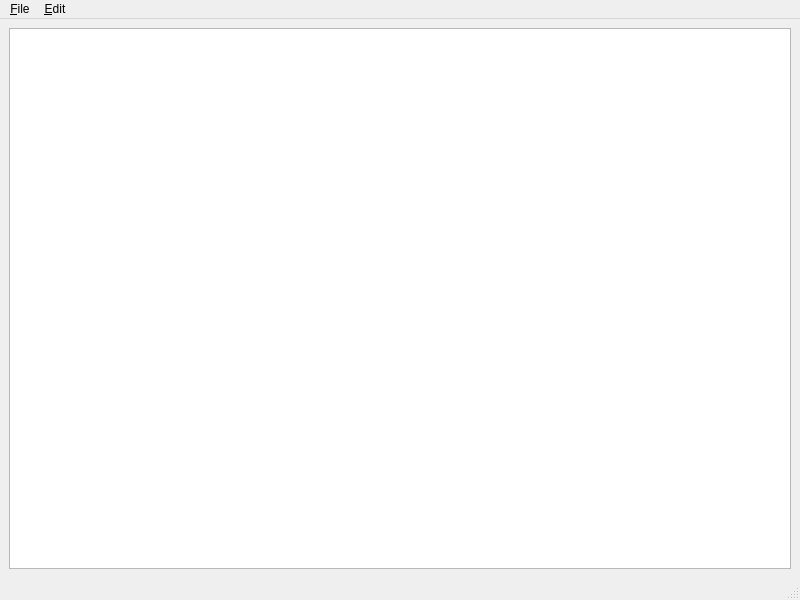
<?xml version="1.0" encoding="UTF-8"?>
<ui version="4.0">
 <class>newEditWindow</class>
 <widget class="QMainWindow" name="newEditWindow">
  <property name="geometry">
   <rect>
    <x>0</x>
    <y>0</y>
    <width>800</width>
    <height>600</height>
   </rect>
  </property>
  <property name="windowTitle">
   <string>MainWindow</string>
  </property>
  <widget class="QWidget" name="centralwidget">
   <layout class="QVBoxLayout" name="verticalLayout_2">
    <item>
     <layout class="QVBoxLayout" name="verticalLayout">
      <item>
       <widget class="QPlainTextEdit" name="plainTextEdit"/>
      </item>
     </layout>
    </item>
   </layout>
  </widget>
  <widget class="QMenuBar" name="menubar">
   <property name="geometry">
    <rect>
     <x>0</x>
     <y>0</y>
     <width>800</width>
     <height>26</height>
    </rect>
   </property>
   <widget class="QMenu" name="menu_File">
    <property name="title">
     <string>&amp;File</string>
    </property>
    <addaction name="fileOpenAction"/>
    <addaction name="fileSaveAction"/>
    <addaction name="fileSave_AsAction"/>
    <addaction name="separator"/>
    <addaction name="filePrintAction"/>
    <addaction name="separator"/>
    <addaction name="fileExitAction"/>
   </widget>
   <widget class="QMenu" name="menu_Edit">
    <property name="title">
     <string>&amp;Edit</string>
    </property>
    <addaction name="editCopyAction"/>
    <addaction name="editCutAction"/>
    <addaction name="editPasteAction"/>
    <addaction name="editDeleteAction"/>
    <addaction name="editSelect_AllAction"/>
    <addaction name="separator"/>
    <addaction name="editUndoAction"/>
    <addaction name="editRedoAction"/>
   </widget>
   <addaction name="menu_File"/>
   <addaction name="menu_Edit"/>
  </widget>
  <widget class="QStatusBar" name="statusbar"/>
  <action name="fileOpenAction">
   <property name="text">
    <string>&amp;Open</string>
   </property>
  </action>
  <action name="fileSaveAction">
   <property name="text">
    <string>&amp;Save</string>
   </property>
  </action>
  <action name="fileSave_AsAction">
   <property name="text">
    <string>Save &amp;As</string>
   </property>
  </action>
  <action name="filePrintAction">
   <property name="text">
    <string>&amp;Print</string>
   </property>
  </action>
  <action name="fileExitAction">
   <property name="text">
    <string>E&amp;xit</string>
   </property>
  </action>
  <action name="editCopyAction">
   <property name="text">
    <string>&amp;Copy</string>
   </property>
  </action>
  <action name="editCutAction">
   <property name="text">
    <string>Cu&amp;t</string>
   </property>
  </action>
  <action name="editPasteAction">
   <property name="text">
    <string>&amp;Paste</string>
   </property>
  </action>
  <action name="editUndoAction">
   <property name="text">
    <string>&amp;Undo</string>
   </property>
  </action>
  <action name="editRedoAction">
   <property name="text">
    <string>&amp;Redo</string>
   </property>
  </action>
  <action name="editDeleteAction">
   <property name="text">
    <string>&amp;Delete</string>
   </property>
  </action>
  <action name="editSelect_AllAction">
   <property name="text">
    <string>Select &amp;All</string>
   </property>
  </action>
 </widget>
 <resources/>
 <connections/>
</ui>
